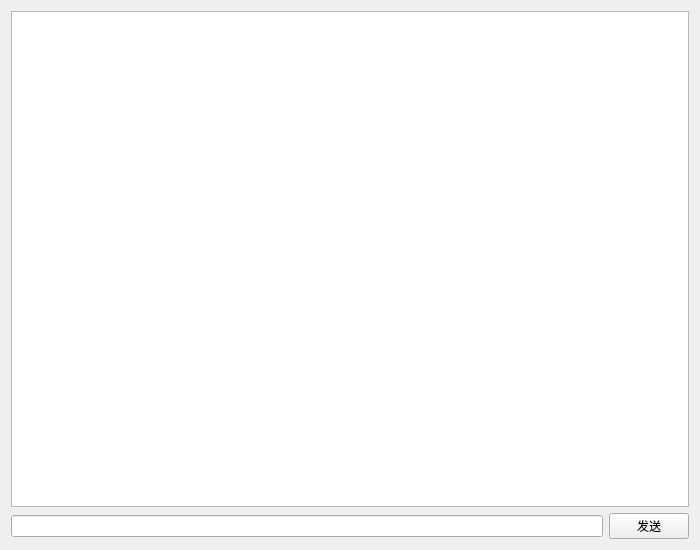
<?xml version="1.0" encoding="UTF-8"?>
<ui version="4.0">
 <class>Chat</class>
 <widget class="QWidget" name="Chat">
  <property name="geometry">
   <rect>
    <x>0</x>
    <y>0</y>
    <width>700</width>
    <height>550</height>
   </rect>
  </property>
  <property name="windowTitle">
   <string>聊天</string>
  </property>
  <property name="windowIcon">
   <iconset resource="config.qrc">
    <normaloff>:/chat.png</normaloff>:/chat.png</iconset>
  </property>
  <layout class="QGridLayout" name="gridLayout">
   <item row="0" column="0">
    <layout class="QVBoxLayout" name="verticalLayout">
     <item>
      <widget class="QTextEdit" name="show_TE"/>
     </item>
     <item>
      <layout class="QHBoxLayout" name="horizontalLayout">
       <item>
        <widget class="QLineEdit" name="output_LE"/>
       </item>
       <item>
        <widget class="QPushButton" name="output_PB">
         <property name="text">
          <string>发送</string>
         </property>
        </widget>
       </item>
      </layout>
     </item>
    </layout>
   </item>
  </layout>
 </widget>
 <resources>
  <include location="config.qrc"/>
 </resources>
 <connections/>
</ui>
